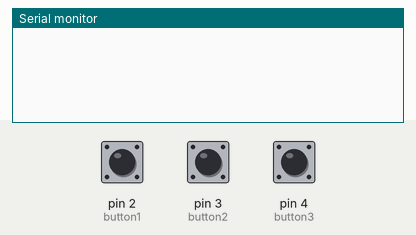
Recording of a sketch running on a simulated Arduino Uno, built with avr-gcc and run on an emulated ATmega328P. Shown: the last lines printed to the serial monitor. Inputs (shaded band) come from the test bench; at power-on: pin 2 (button1) HIGH, pin 3 (button2) HIGH, pin 4 (button3) HIGH.

Above: at 1.2 s.
1.3 s: pin 2 (button1) pulled LOW for 0.15 s
At 2.2 s:
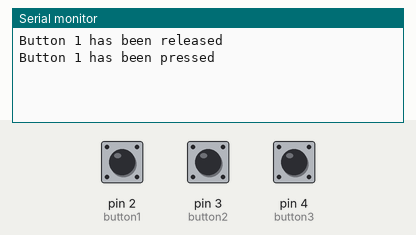
2.9 s: pin 3 (button2) pulled LOW for 0.15 s
At 3.5 s:
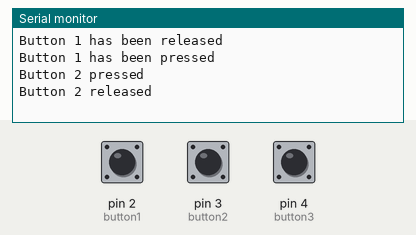

Measured:
- after the input at 1.3 s, the serial monitor: prints a new line at once (image 1)
- after the input at 2.9 s, the serial monitor: prints a new line at once (image 2)

The sketch:

button_test.ino
```cpp
#include <Button.h>

Button button1(2); // Connect your button between pin 2 and GND
Button button2(3); // Connect your button between pin 3 and GND
Button button3(4); // Connect your button between pin 4 and GND

void setup() {
	button1.begin();
	button2.begin();
	button3.begin();

	while (!Serial) { }; // for Leos
	Serial.begin(9600);
}

void loop() {
	if (button2.pressed())
		Serial.println("Button 2 pressed");

	if (button2.released())
		Serial.println("Button 2 released");

	if (button1.toggled()) {
		if (button1.read() == Button::PRESSED)
			Serial.println("Button 1 has been pressed");
		else
			Serial.println("Button 1 has been released");
	}
}
```
